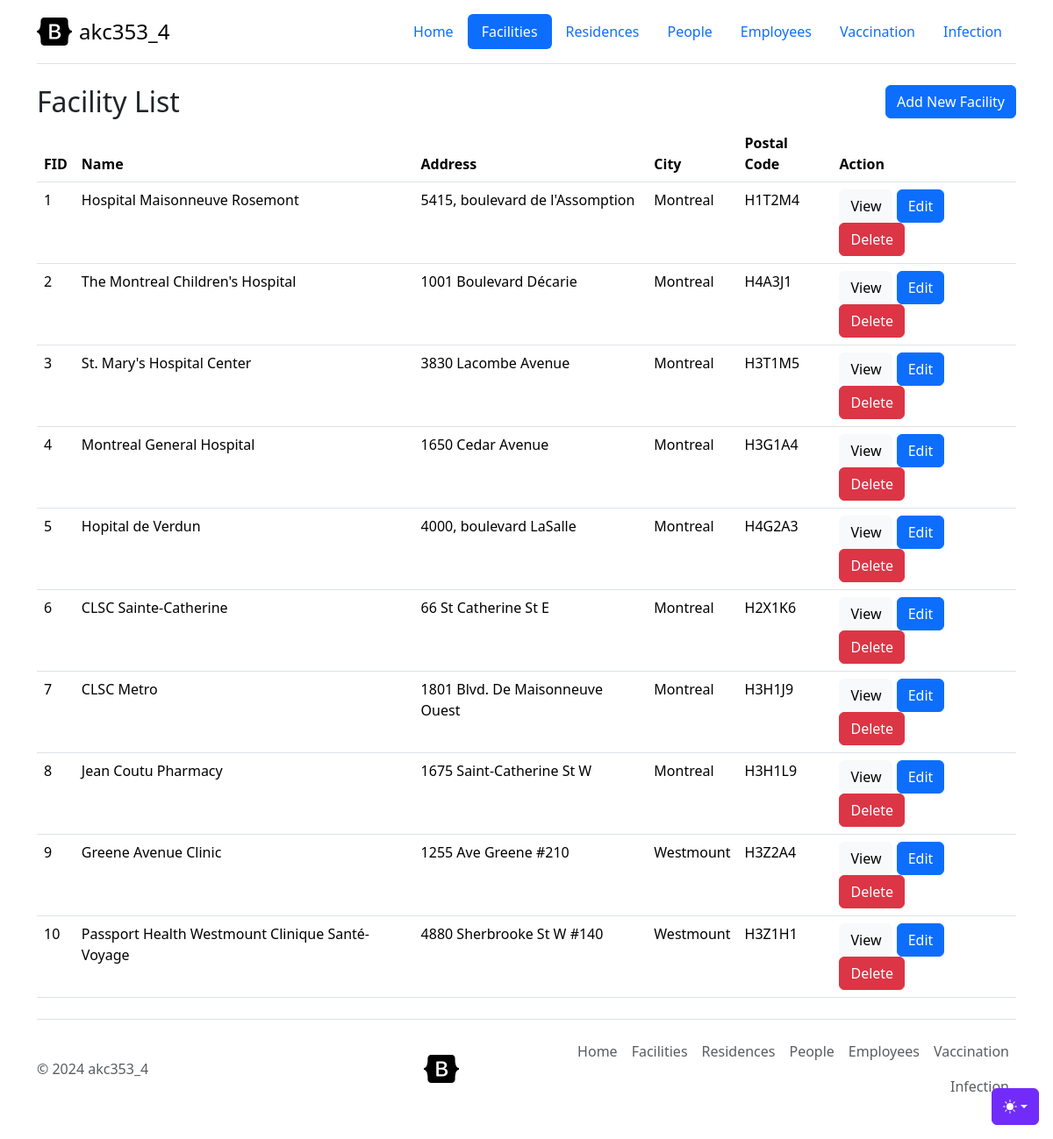
Page /facility.php on the committed database.
### tables this page shows
CREATE TABLE `Facilities` (
  `FID` int NOT NULL AUTO_INCREMENT,
  `Name` varchar(50) NOT NULL,
  `Address` varchar(100) NOT NULL,
  `City` varchar(50) NOT NULL,
  `Province` varchar(25) NOT NULL,
  `PostalCode` char(6) NOT NULL,
  `PhoneNumber` char(10) NOT NULL,
  `WebAddress` varchar(255) NOT NULL,
  `Type` enum('Hospital','CLSC','Clinic','Pharmacy','Special installment') NOT NULL,
  `Capacity` int DEFAULT NULL,
  `GMSSN` int NOT NULL,
  PRIMARY KEY (`FID`),
  UNIQUE KEY `Name` (`Name`),
  UNIQUE KEY `PhoneNumber` (`PhoneNumber`),
  KEY `facilities_ibfk_1` (`GMSSN`),
  CONSTRAINT `facilities_ibfk_1` FOREIGN KEY (`GMSSN`) REFERENCES `Employees` (`SSN`)
);

### repositories/DBHelper.php (called while the page is built, shortened)
<?php
class DBHelper
{
    private $conn;
    function __construct()
    {
        $this->conn = $this->connectDB();
    }
    function connectDB()
    {
        $conn = mysqli_connect(DB_SERVER, DB_USER, DB_PASSWORD, DB_NAME, DB_PORT);
        return $conn;
    }
    function runBaseQuery($query)
    {
        $result = $this->conn->query($query);
        if ($result->num_rows > 0) {
            while ($row = $result->fetch_assoc()) {
                $resultSet[] = $row;
            }
        }
        if (!empty($resultSet)) {
            return $resultSet;
        }
    }
}

### controllers/FacilityController.php (called while the page is built, shortened)
<?php
class FacilityController
{
    public $repository;
    public function __construct()
    {
        $this->repository = new FacilityRepository();
    }
    public function getAll()
    {
        return $this->repository->getAll();
    }
}

### repositories/FacilityRepository.php (called while the page is built, shortened)
<?php
class FacilityRepository
{
    private $db_handle;
    function __construct() {
        $this->db_handle = new DBHelper();
    }
    function getAll() {
        $sql = "SELECT * FROM Facilities ORDER BY FID";
        $facilities = [];
        $result = $this->db_handle->runBaseQuery($sql);
        if (!empty($result)) {
            foreach ($result as $value) {
                $f = new Facility();
                $f->fid = $value['FID'];
                $f->name = $value['Name'];
                $f->address = $value['Address'];
                $f->city = $value['City'];
                $f->province = $value['Province'];
                $f->postalCode = $value['PostalCode'];
                $f->phoneNumber = $value['PhoneNumber'];
                $f->webAddress = $value['WebAddress'];
                $f->type = $value['Type'];
                $f->capacity = $value['Capacity'];
                $facilities[] = $f;
            }
        }
        return $facilities;
    }
}

### views/facility/facilities.php (the view, shortened to what this page needs)
<?php
global $result, $title;
include "header.php";
?>
    <div class="container">
        <div class="clearfix">
            <h2 class="float-start"><?= $title ?></h2>
            <a class="btn btn-primary float-end" href="/facility.php?action=facility-add">Add New Facility</a>
        </div>
        <table class="table">
            <thead>
            <tr>
                <th>FID</th>
                <th>Name</th>
                <th>Address</th>
                <th>City</th>
                <th>Postal Code</th>
                <th>Action</th>
            </tr>
            </thead>
            <tbody>
            <?php
            if (!empty($result)) {
                foreach($result as $facility) {
                    ?>
                    <tr>
                        <?php
                            echo "<td>$facility->fid</td>";
                            echo "<td>$facility->name</td>";
                            echo "<td>$facility->address</td>";
                            echo "<td>$facility->city</td>";
                            echo "<td>$facility->postalCode</td>";
                            echo "<td>";
                            echo '<a class="btn btn-light" href="/facility.php?action=facility-view&id=' . $facility->fid . '">View</a>';
                            echo '<a class="btn btn-primary" href="/facility.php?action=facility-edit&id=' . $facility->fid . '">Edit</a>';
                            echo '<a class="btn btn-danger" href="/facility.php?action=facility-delete&id=' . $facility->fid . '">Delete</a>';
                            echo "</td>";
                        ?>
                    </tr>
                    <?php
                }
            }
            ?>
            </tbody>
        </table>
    </div>
<?php include "footer.php"; ?>

### facility.php (shortened to what this page needs)
<?php
$action = "";
$controller = new FacilityController();
switch ($action) {
    default:
        $result = $controller->getAll();
        $title = "Facility List";
        require_once "views/facility/facilities.php";
        break;
}

### header.php (shortened to what this page needs)
<!DOCTYPE html>
<html lang="en">
<head>
    <link rel="stylesheet" href="https://cdn.jsdelivr.net/npm/@docsearch/css@3">
    <link href="css/bootstrap.min.css" rel="stylesheet">
    <link href="css/headers.css" rel="stylesheet">
</head>
<body>
<div class="dropdown position-fixed bottom-0 end-0 mb-3 me-3 bd-mode-toggle">
    <button class="btn btn-bd-primary py-2 dropdown-toggle d-flex align-items-center" id="bd-theme" type="button" aria-expanded="false" data-bs-toggle="dropdown" aria-label="Toggle theme (dark)">
        <svg class="bi my-1 theme-icon-active" width="1em" height="1em"><use href="#moon-stars-fill"></use></svg>
    </button>
</div>
<main>
    <div class="container">
        <header class="d-flex flex-wrap justify-content-center py-3 mb-4 border-bottom">
            <a href="/" class="d-flex align-items-center mb-3 mb-md-0 me-md-auto link-body-emphasis text-decoration-none">
                <svg class="bi me-2" width="40" height="32"><use xlink:href="#bootstrap"></use></svg>
                <span class="fs-4">akc353_4</span>
            </a>
            <ul class="nav nav-pills">
                <li class="nav-item"><a href="/" class="nav-link">Home</a></li>
                <li class="nav-item"><a href="/facility.php" class="nav-link">Facilities</a></li>
                <li class="nav-item"><a href="/residence.php" class="nav-link">Residences</a></li>
                <li class="nav-item"><a href="/person.php" class="nav-link">People</a></li>
                <li class="nav-item"><a href="/employee.php" class="nav-link">Employees</a></li>
                <li class="nav-item"><a href="/vaccination.php" class="nav-link">Vaccination</a></li>
                <li class="nav-item"><a href="/infection.php" class="nav-link">Infection</a></li>
            </ul>
        </header>
    </div>
</main>

### footer.php (shortened to what this page needs)
<div class="container">
    <footer class="d-flex flex-wrap justify-content-between align-items-center py-3 my-4 border-top">
        <p class="col-md-4 mb-0 text-body-secondary">© 2024 akc353_4</p>
        <a href="/" class="col-md-2 d-flex align-items-center justify-content-center mb-3 mb-md-0 me-md-auto link-body-emphasis text-decoration-none">
            <svg class="bi me-2" width="40" height="32"><use xlink:href="#bootstrap"></use></svg>
        </a>
        <ul class="nav col-md-6 justify-content-end">
            <li class="nav-item"><a href="/" class="nav-link px-2 text-body-secondary">Home</a></li>
            <li class="nav-item"><a href="/facility.php" class="nav-link px-2 text-body-secondary">Facilities</a></li>
            <li class="nav-item"><a href="/residences/residences.php" class="nav-link px-2 text-body-secondary">Residences</a></li>
            <li class="nav-item"><a href="/people/people.php" class="nav-link px-2 text-body-secondary">People</a></li>
            <li class="nav-item"><a href="/employees/employees.php" class="nav-link px-2 text-body-secondary">Employees</a></li>
            <li class="nav-item"><a href="/vaccinations/vaccinations.php" class="nav-link px-2 text-body-secondary">Vaccination</a></li>
            <li class="nav-item"><a href="/infections/infections.php" class="nav-link px-2 text-body-secondary">Infection</a></li>
        </ul>
    </footer>
</div>
</body>
</html>

### header.php (style rules this page uses)
.bi { vertical-align: -.125em; fill: currentColor; }
.btn-bd-primary { --bd-violet-bg: #712cf9; --bd-violet-rgb: 112.520718, 44.062154, 249.437846; --bs-btn-font-weight: 600; --bs-btn-color: var(--bs-white); --bs-btn-bg: var(--bd-violet-bg); --bs-btn-border-color: var(--bd-violet-bg); --bs-btn-hover-color: var(--bs-white); --bs-btn-hover-bg: #6528e0; --bs-btn-hover-border-color: #6528e0; --bs-btn-focus-shadow-rgb: var(--bd-violet-rgb); --bs-btn-active-color: var(--bs-btn-hover-color); --bs-btn-active-bg: #5a23c8; --bs-btn-active-border-color: #5a23c8; }
.bd-mode-toggle { z-index: 1500; }

### rows in the picture
facilities: FID "1", Name "Hospital Maisonneuve Rosemont", Address "5415, boulevard de l'Assomption", City "Montreal", PostalCode "H1T2M4"
facilities: FID "2", Name "The Montreal Children's Hospital", Address "1001 Boulevard Décarie", City "Montreal", PostalCode "H4A3J1"
facilities: FID "3", Name "St. Mary's Hospital Center", Address "3830 Lacombe Avenue", City "Montreal", PostalCode "H3T1M5"
facilities: FID "4", Name "Montreal General Hospital", Address "1650 Cedar Avenue", City "Montreal", PostalCode "H3G1A4"
facilities: FID "5", Name "Hopital de Verdun", Address "4000, boulevard LaSalle", City "Montreal", PostalCode "H4G2A3"
facilities: FID "6", Name "CLSC Sainte-Catherine", Address "66 St Catherine St E", City "Montreal", PostalCode "H2X1K6"
facilities: FID "7", Name "CLSC Metro", Address "1801 Blvd. De Maisonneuve Ouest", City "Montreal", PostalCode "H3H1J9"
facilities: FID "8", Name "Jean Coutu Pharmacy", Address "1675 Saint-Catherine St W", City "Montreal", PostalCode "H3H1L9"
facilities: FID "9", Name "Greene Avenue Clinic", Address "1255 Ave Greene #210", City "Westmount", PostalCode "H3Z2A4"
facilities: FID "10", Name "Passport Health Westmount Clinique Santé-Voyage", Address "4880 Sherbrooke St W #140", City "Westmount", PostalCode "H3Z1H1"

### other values in the picture
$title "Facility List"
